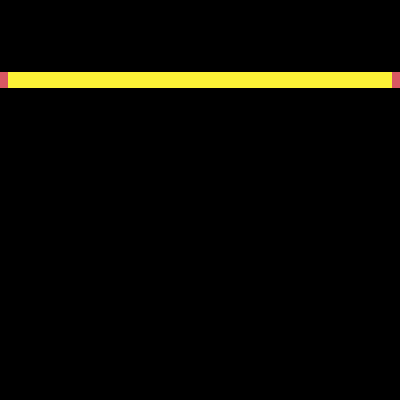

Tiled map render using the project's own tile images. Description and the whole map definition, tile-layer contents included, below:
An orthogonal 50x50 tile map with 8x8 px tiles, 1 tile layer (Tile Layer 1) and 1 object (player).

<map version="1.2" tiledversion="1.3.1" orientation="orthogonal" renderorder="right-down" compressionlevel="0" width="50" height="50" tilewidth="8" tileheight="8" infinite="0" nextlayerid="5" nextobjectid="3">
 <tileset firstgid="1" source="Tileset/Tilemap.tsx" />
 <group id="2" name="middleground">
  <layer id="1" name="Tile Layer 1" width="50" height="50">
   <data encoding="csv">
0,0,0,0,0,0,0,0,0,0,0,0,0,0,0,0,0,0,0,0,0,0,0,0,0,0,0,0,0,0,0,0,0,0,0,0,0,0,0,0,0,0,0,0,0,0,0,0,0,0,
0,0,0,0,0,0,0,0,0,0,0,0,0,0,0,0,0,0,0,0,0,0,0,0,0,0,0,0,0,0,0,0,0,0,0,0,0,0,0,0,0,0,0,0,0,0,0,0,0,0,
0,0,0,0,0,0,0,0,0,0,0,0,0,0,0,0,0,0,0,0,0,0,0,0,0,0,0,0,0,0,0,0,0,0,0,0,0,0,0,0,0,0,0,0,0,0,0,0,0,0,
0,0,0,0,0,0,0,0,0,0,0,0,0,0,0,0,0,0,0,0,0,0,0,0,0,0,0,0,0,0,0,0,0,0,0,0,0,0,0,0,0,0,0,0,0,0,0,0,0,0,
0,0,0,0,0,0,0,0,0,0,0,0,0,0,0,0,0,0,0,0,0,0,0,0,0,0,0,0,0,0,0,0,0,0,0,0,0,0,0,0,0,0,0,0,0,0,0,0,0,0,
0,0,0,0,0,0,0,0,0,0,0,0,0,0,0,0,0,0,0,0,0,0,0,0,0,0,0,0,0,0,0,0,0,0,0,0,0,0,0,0,0,0,0,0,0,0,0,0,0,0,
0,0,0,0,0,0,0,0,0,0,0,0,0,0,0,0,0,0,0,0,0,0,0,0,0,0,0,0,0,0,0,0,0,0,0,0,0,0,0,0,0,0,0,0,0,0,0,0,0,0,
0,0,0,0,0,0,0,0,0,0,0,0,0,0,0,0,0,0,0,0,0,0,0,0,0,0,0,0,0,0,0,0,0,0,0,0,0,0,0,0,0,0,0,0,0,0,0,0,0,0,
0,0,0,0,0,0,0,0,0,0,0,0,0,0,0,0,0,0,0,0,0,0,0,0,0,0,0,0,0,0,0,0,0,0,0,0,0,0,0,0,0,0,0,0,0,0,0,0,0,0,
2,1,1,1,1,1,1,1,1,1,1,1,1,1,1,1,1,1,1,1,1,1,1,1,1,1,1,1,1,1,1,1,1,1,1,1,1,1,1,1,1,1,1,1,1,1,1,1,1,2,
2,1,1,1,1,1,1,1,1,1,1,1,1,1,1,1,1,1,1,1,1,1,1,1,1,1,1,1,1,1,1,1,1,1,1,1,1,1,1,1,1,1,1,1,1,1,1,1,1,2,
0,0,0,0,0,0,0,0,0,0,0,0,0,0,0,0,0,0,0,0,0,0,0,0,0,0,0,0,0,0,0,0,0,0,0,0,0,0,0,0,0,0,0,0,0,0,0,0,0,0,
0,0,0,0,0,0,0,0,0,0,0,0,0,0,0,0,0,0,0,0,0,0,0,0,0,0,0,0,0,0,0,0,0,0,0,0,0,0,0,0,0,0,0,0,0,0,0,0,0,0,
0,0,0,0,0,0,0,0,0,0,0,0,0,0,0,0,0,0,0,0,0,0,0,0,0,0,0,0,0,0,0,0,0,0,0,0,0,0,0,0,0,0,0,0,0,0,0,0,0,0,
0,0,0,0,0,0,0,0,0,0,0,0,0,0,0,0,0,0,0,0,0,0,0,0,0,0,0,0,0,0,0,0,0,0,0,0,0,0,0,0,0,0,0,0,0,0,0,0,0,0,
0,0,0,0,0,0,0,0,0,0,0,0,0,0,0,0,0,0,0,0,0,0,0,0,0,0,0,0,0,0,0,0,0,0,0,0,0,0,0,0,0,0,0,0,0,0,0,0,0,0,
0,0,0,0,0,0,0,0,0,0,0,0,0,0,0,0,0,0,0,0,0,0,0,0,0,0,0,0,0,0,0,0,0,0,0,0,0,0,0,0,0,0,0,0,0,0,0,0,0,0,
0,0,0,0,0,0,0,0,0,0,0,0,0,0,0,0,0,0,0,0,0,0,0,0,0,0,0,0,0,0,0,0,0,0,0,0,0,0,0,0,0,0,0,0,0,0,0,0,0,0,
0,0,0,0,0,0,0,0,0,0,0,0,0,0,0,0,0,0,0,0,0,0,0,0,0,0,0,0,0,0,0,0,0,0,0,0,0,0,0,0,0,0,0,0,0,0,0,0,0,0,
0,0,0,0,0,0,0,0,0,0,0,0,0,0,0,0,0,0,0,0,0,0,0,0,0,0,0,0,0,0,0,0,0,0,0,0,0,0,0,0,0,0,0,0,0,0,0,0,0,0,
0,0,0,0,0,0,0,0,0,0,0,0,0,0,0,0,0,0,0,0,0,0,0,0,0,0,0,0,0,0,0,0,0,0,0,0,0,0,0,0,0,0,0,0,0,0,0,0,0,0,
0,0,0,0,0,0,0,0,0,0,0,0,0,0,0,0,0,0,0,0,0,0,0,0,0,0,0,0,0,0,0,0,0,0,0,0,0,0,0,0,0,0,0,0,0,0,0,0,0,0,
0,0,0,0,0,0,0,0,0,0,0,0,0,0,0,0,0,0,0,0,0,0,0,0,0,0,0,0,0,0,0,0,0,0,0,0,0,0,0,0,0,0,0,0,0,0,0,0,0,0,
0,0,0,0,0,0,0,0,0,0,0,0,0,0,0,0,0,0,0,0,0,0,0,0,0,0,0,0,0,0,0,0,0,0,0,0,0,0,0,0,0,0,0,0,0,0,0,0,0,0,
0,0,0,0,0,0,0,0,0,0,0,0,0,0,0,0,0,0,0,0,0,0,0,0,0,0,0,0,0,0,0,0,0,0,0,0,0,0,0,0,0,0,0,0,0,0,0,0,0,0,
0,0,0,0,0,0,0,0,0,0,0,0,0,0,0,0,0,0,0,0,0,0,0,0,0,0,0,0,0,0,0,0,0,0,0,0,0,0,0,0,0,0,0,0,0,0,0,0,0,0,
0,0,0,0,0,0,0,0,0,0,0,0,0,0,0,0,0,0,0,0,0,0,0,0,0,0,0,0,0,0,0,0,0,0,0,0,0,0,0,0,0,0,0,0,0,0,0,0,0,0,
0,0,0,0,0,0,0,0,0,0,0,0,0,0,0,0,0,0,0,0,0,0,0,0,0,0,0,0,0,0,0,0,0,0,0,0,0,0,0,0,0,0,0,0,0,0,0,0,0,0,
0,0,0,0,0,0,0,0,0,0,0,0,0,0,0,0,0,0,0,0,0,0,0,0,0,0,0,0,0,0,0,0,0,0,0,0,0,0,0,0,0,0,0,0,0,0,0,0,0,0,
0,0,0,0,0,0,0,0,0,0,0,0,0,0,0,0,0,0,0,0,0,0,0,0,0,0,0,0,0,0,0,0,0,0,0,0,0,0,0,0,0,0,0,0,0,0,0,0,0,0,
0,0,0,0,0,0,0,0,0,0,0,0,0,0,0,0,0,0,0,0,0,0,0,0,0,0,0,0,0,0,0,0,0,0,0,0,0,0,0,0,0,0,0,0,0,0,0,0,0,0,
0,0,0,0,0,0,0,0,0,0,0,0,0,0,0,0,0,0,0,0,0,0,0,0,0,0,0,0,0,0,0,0,0,0,0,0,0,0,0,0,0,0,0,0,0,0,0,0,0,0,
0,0,0,0,0,0,0,0,0,0,0,0,0,0,0,0,0,0,0,0,0,0,0,0,0,0,0,0,0,0,0,0,0,0,0,0,0,0,0,0,0,0,0,0,0,0,0,0,0,0,
0,0,0,0,0,0,0,0,0,0,0,0,0,0,0,0,0,0,0,0,0,0,0,0,0,0,0,0,0,0,0,0,0,0,0,0,0,0,0,0,0,0,0,0,0,0,0,0,0,0,
0,0,0,0,0,0,0,0,0,0,0,0,0,0,0,0,0,0,0,0,0,0,0,0,0,0,0,0,0,0,0,0,0,0,0,0,0,0,0,0,0,0,0,0,0,0,0,0,0,0,
0,0,0,0,0,0,0,0,0,0,0,0,0,0,0,0,0,0,0,0,0,0,0,0,0,0,0,0,0,0,0,0,0,0,0,0,0,0,0,0,0,0,0,0,0,0,0,0,0,0,
0,0,0,0,0,0,0,0,0,0,0,0,0,0,0,0,0,0,0,0,0,0,0,0,0,0,0,0,0,0,0,0,0,0,0,0,0,0,0,0,0,0,0,0,0,0,0,0,0,0,
0,0,0,0,0,0,0,0,0,0,0,0,0,0,0,0,0,0,0,0,0,0,0,0,0,0,0,0,0,0,0,0,0,0,0,0,0,0,0,0,0,0,0,0,0,0,0,0,0,0,
0,0,0,0,0,0,0,0,0,0,0,0,0,0,0,0,0,0,0,0,0,0,0,0,0,0,0,0,0,0,0,0,0,0,0,0,0,0,0,0,0,0,0,0,0,0,0,0,0,0,
0,0,0,0,0,0,0,0,0,0,0,0,0,0,0,0,0,0,0,0,0,0,0,0,0,0,0,0,0,0,0,0,0,0,0,0,0,0,0,0,0,0,0,0,0,0,0,0,0,0,
0,0,0,0,0,0,0,0,0,0,0,0,0,0,0,0,0,0,0,0,0,0,0,0,0,0,0,0,0,0,0,0,0,0,0,0,0,0,0,0,0,0,0,0,0,0,0,0,0,0,
0,0,0,0,0,0,0,0,0,0,0,0,0,0,0,0,0,0,0,0,0,0,0,0,0,0,0,0,0,0,0,0,0,0,0,0,0,0,0,0,0,0,0,0,0,0,0,0,0,0,
0,0,0,0,0,0,0,0,0,0,0,0,0,0,0,0,0,0,0,0,0,0,0,0,0,0,0,0,0,0,0,0,0,0,0,0,0,0,0,0,0,0,0,0,0,0,0,0,0,0,
0,0,0,0,0,0,0,0,0,0,0,0,0,0,0,0,0,0,0,0,0,0,0,0,0,0,0,0,0,0,0,0,0,0,0,0,0,0,0,0,0,0,0,0,0,0,0,0,0,0,
0,0,0,0,0,0,0,0,0,0,0,0,0,0,0,0,0,0,0,0,0,0,0,0,0,0,0,0,0,0,0,0,0,0,0,0,0,0,0,0,0,0,0,0,0,0,0,0,0,0,
0,0,0,0,0,0,0,0,0,0,0,0,0,0,0,0,0,0,0,0,0,0,0,0,0,0,0,0,0,0,0,0,0,0,0,0,0,0,0,0,0,0,0,0,0,0,0,0,0,0,
0,0,0,0,0,0,0,0,0,0,0,0,0,0,0,0,0,0,0,0,0,0,0,0,0,0,0,0,0,0,0,0,0,0,0,0,0,0,0,0,0,0,0,0,0,0,0,0,0,0,
0,0,0,0,0,0,0,0,0,0,0,0,0,0,0,0,0,0,0,0,0,0,0,0,0,0,0,0,0,0,0,0,0,0,0,0,0,0,0,0,0,0,0,0,0,0,0,0,0,0,
0,0,0,0,0,0,0,0,0,0,0,0,0,0,0,0,0,0,0,0,0,0,0,0,0,0,0,0,0,0,0,0,0,0,0,0,0,0,0,0,0,0,0,0,0,0,0,0,0,0,
0,0,0,0,0,0,0,0,0,0,0,0,0,0,0,0,0,0,0,0,0,0,0,0,0,0,0,0,0,0,0,0,0,0,0,0,0,0,0,0,0,0,0,0,0,0,0,0,0,0
</data>
  </layer>
 </group>
 <group id="3" name="player">
  <objectgroup id="4" name="player">
   <object id="2" name="player" type="player" x="0" y="0" width="32" height="32" />
  </objectgroup>
 </group>
</map>
